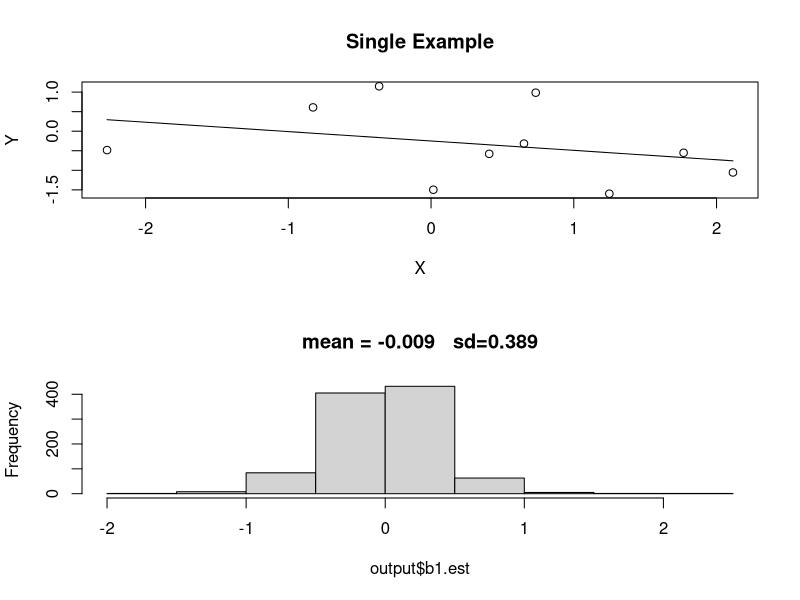
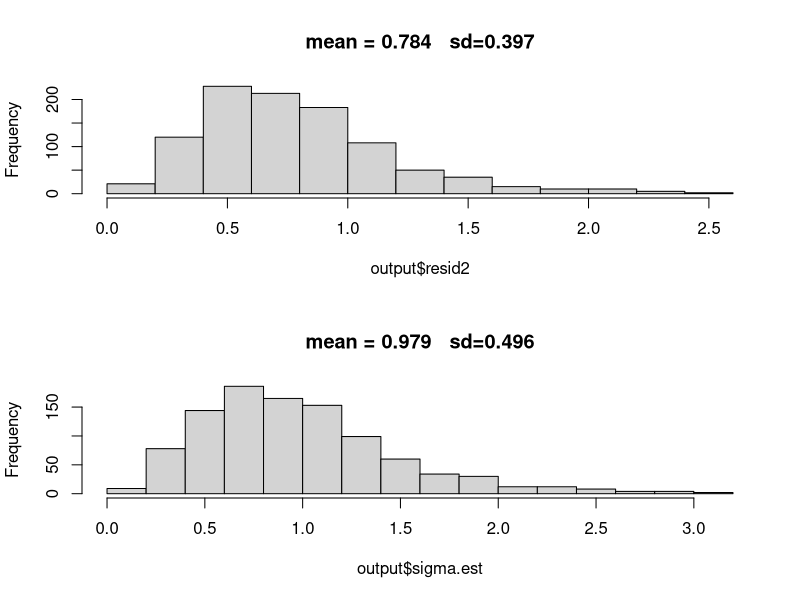
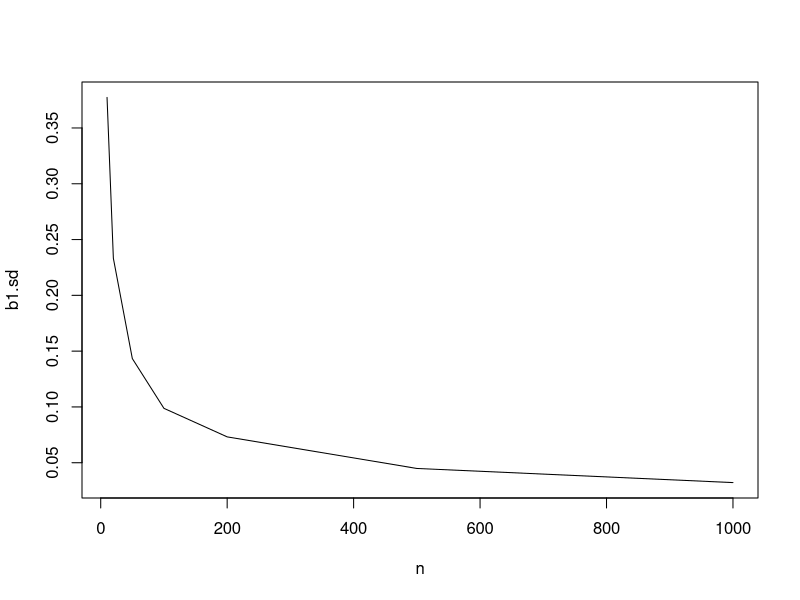
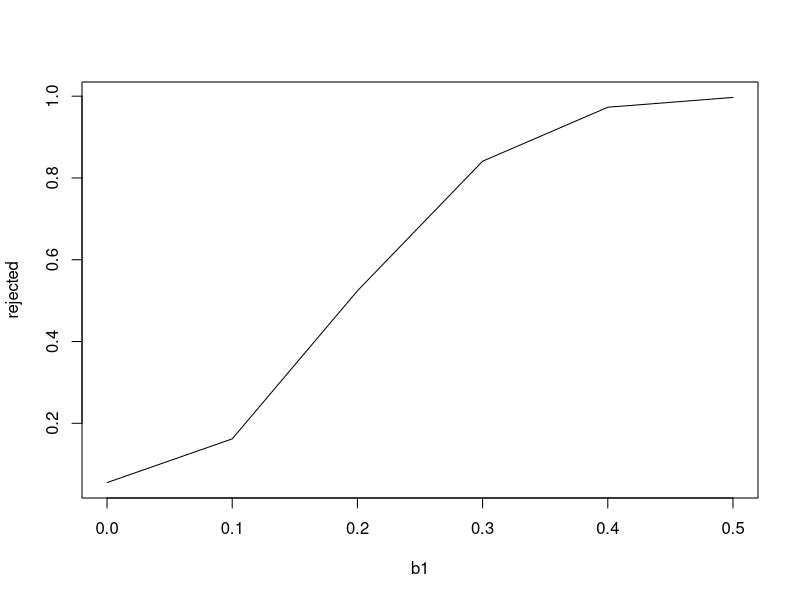

Write the R code that produced these figures, in order.

# Install required packages if they're not already installed, then load
for (f in c('dplyr', 'ggplot2', 'tidyr', 'broom')) {
    if (!f %in% rownames(installed.packages())) {
        install.packages(f, dependencies = TRUE)
    }
    library(f, character.only = TRUE)
}; rm(f)




# =========================
# Assignment:
# =========================
# 1. Use the code in PS2 to examine the inference properties of LMs estimated using 
# Least Squares when applied to simulated regression data with continuous values of Y. 
# Investigate the properties of bias, efficiency, consistency, type I errors, and 
# power for the estimator of the slope b1. Also investigate bias and efficiency of 
# the estimator of the variance of the residuals; is the unbiased estimator the more 
# efficient?

# 2. Use the code in PS2 to examine the inference properties of LMs estimated using 
# Least Squares when applied to simulated regression data with binary values of Y. 
# Investigate the properties of bias, efficiency, consistency, type I errors, and 
# power for the estimator of the slope b1. Also investigate bias and efficiency of 
# the estimator of the variance of the residuals.

# 3. (optional) Derive mathematically the formula for the estimator of LS regression 
# coefficients.





# ========================================================================================
# ========================================================================================

# PS2: Investigating LMs with simulations

# ========================================================================================
# ========================================================================================

b0 <- 0
b1 <- 0
e.sd <- 1
n <- 10

nsims <- 1000
output <- data.frame(b0.est=array(0,dim=nsims), b1.est=0, resid2.est=0, sigma.est=0, P=0)
for(i in 1:nsims){
    X <- rnorm(n=n)
    Y <- b0 + b1*X + rnorm(n=n, mean=0, sd=e.sd)
    z <- lm(Y ~ X)
    output$b0.est[i] <- z$coef[1]
    output$b1.est[i] <- z$coef[2]
    output$resid2.est[i] <- mean(z$resid^2)
    output$sigma.est[i] <- mean(z$resid^2)*n/(n-2)
    output$P[i] <- summary(z)$coef[2,4]
}
par(mfrow = c(2,1))

plot(Y ~ X, main="Single Example")
lines(z$fitted.values[order(X)] ~ X[order(X)])

hist(output$b1.est, main = paste('mean = ', .001*round(1000*mean(output$b1.est)),'   sd=',.001*round(1000*sd(output$b1.est)), sep=''))

# Two estimates of sigma
par(mfrow = c(2,1))

hist(output$resid2, main = paste('mean = ', .001*round(1000*mean(output$resid2)),'   sd=',.001*round(1000*sd(output$resid2)), sep=''))

hist(output$sigma.est, main = paste('mean = ', .001*round(1000*mean(output$sigma.est)),'   sd=',.001*round(1000*sd(output$sigma.est)), sep=''))

# Type I errors
mean(output$P < 0.05)

# Consistency
b0 <- 0
b1 <- 0
e.sd <- 1
nrange <- c(10, 20, 50, 100, 200, 500, 1000)

nsims <- 1000
output <- data.frame(n=array(0,dim=nsims*length(nrange)), b0.est=0, b1.est=0, resid2.est=0, sigma.est=0, P=0)

counter <- 0
for(n in nrange) for(i in 1:nsims){
    counter <- counter + 1
    X <- rnorm(n=n)
    Y <- b0 + b1*X + rnorm(n=n, mean=0, sd=e.sd)
    z <- lm(Y ~ X)
    output$n[counter] <- n
    output$b0.est[counter] <- z$coef[1]
    output$b1.est[counter] <- z$coef[2]
    output$resid2.est[counter] <- mean(z$resid^2)
    output$sigma.est[counter] <- mean(z$resid^2)*n/(n-2)
    output$P[counter] <- summary(z)$coef[2,4]
}
consistency <- aggregate(output$b1.est, by = list(output$n), FUN = sd)
names(consistency) <- c("n", "b1.sd")

par(mfrow=c(1,1))
plot(b1.sd ~ n, data=consistency, typ="l")

# Power
b0 <- 0
e.sd <- 1
b1range <- c(0, .1, .2, .3, .4, .5)
n <- 100

nsims <- 1000
output <- data.frame(b1.true=array(0,dim=nsims*length(b1range)), b0.est=0, b1.est=0, resid2.est=0, sigma.est=0, P=0)

counter <- 0
for(b1 in b1range) for(i in 1:nsims){
    counter <- counter + 1
    X <- rnorm(n=n)
    Y <- b0 + b1*X + rnorm(n=n, mean=0, sd=e.sd)
    z <- lm(Y ~ X)
    output$b1.true[counter] <- b1
    output$b0.est[counter] <- z$coef[1]
    output$b1.est[counter] <- z$coef[2]
    output$resid2.est[counter] <- mean(z$resid^2)
    output$sigma.est[counter] <- mean(z$resid^2)*n/(n-2)
    output$P[counter] <- summary(z)$coef[2,4]
}
output$rejected <- output$P < 0.05
power <- aggregate(output$rejected, by = list(output$b1.true), FUN = mean)
names(power) <- c("b1", "rejected")

par(mfrow=c(1,1))
plot(rejected ~ b1, data=power, typ="l")


















# ========================================================================================
# ========================================================================================
# ========================================================================================
# ========================================================================================
# ========================================================================================
# ========================================================================================
# ========================================================================================
# ========================================================================================
# ========================================================================================
# ========================================================================================



# # Moving this file to Box folder...
# system(
#     paste("cd", getwd(),
#           "&& cp Nell_PS2.R",
#           "~/'Box Sync/ZooEnt_540_2016/Homework Folders/L_Nell/ps1/'")
# )

